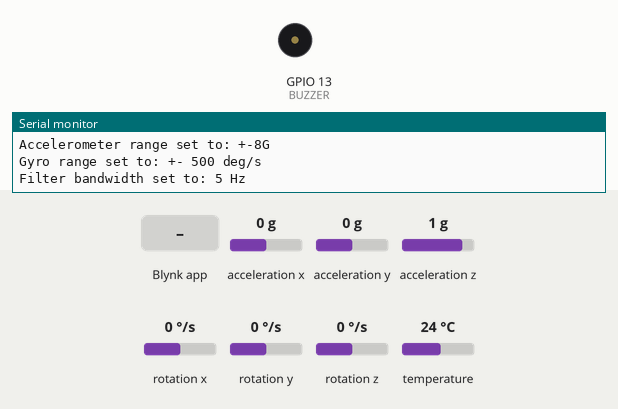
This sketch was run on a simulated ESP32. Shown: buzzer (waves = sounding, pin HIGH), the last lines printed to the serial monitor. Inputs (shaded band) come from the test bench; at power-on: rotation x 0 °/s, acceleration x 0 g, acceleration y 0 g, acceleration z 1 g, rotation y 0 °/s, rotation z 0 °/s, temperature 24 °C. WiFi joins after 1.5 s; servers stay silent unless stated.

Above: at 3.1 s.
3.2 s: Blynk app writes 1 to V0
4.9 s: rotation x set to -192 °/s
At 5.07 s:
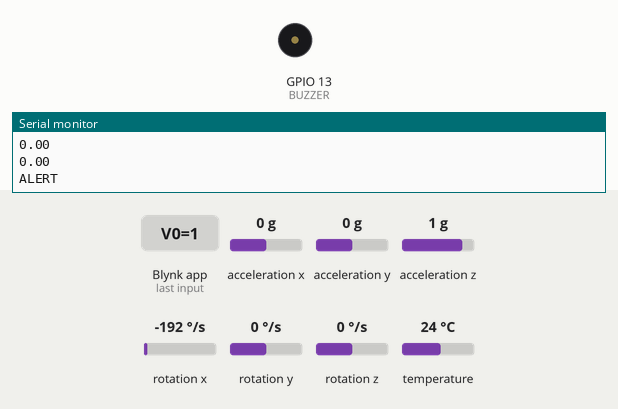
6.7 s: Blynk app writes 1 to V1
8.5 s: Blynk app writes 0 to V1
Timing chart, 0 to 11.0 s (numbered marks = the images above; inputs shaded):
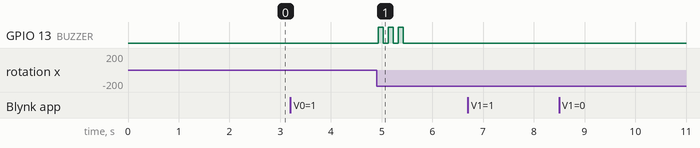

The sketch:

Bouncr_ESP32_v9.ino
```cpp
/*
     vcc = 3.3v
     Gnd = gnd
     int = 5
     scl = a5
     sda = a4
*/
const int BUZZER = 13;
// BLYNK SETUP

//Max's Blynk
/*#define BLYNK_TEMPLATE_ID "TMPL2-AKaaB7"
#define BLYNK_DEVICE_NAME "Bouncr"
#define BLYNK_AUTH_TOKEN "k8-BHDDbDrB77xaAVKYt-erj64TwJa3J"*/

//Jack's Blynk
#define BLYNK_TEMPLATE_ID "TMPL6Pulgxk1"
#define BLYNK_DEVICE_NAME "Bouncr"
#define BLYNK_AUTH_TOKEN "nNBPrdOAuy2iYulg2RK_9Dm9Ejsl4qt3"

// Comment this out to disable prints and save space
#define BLYNK_PRINT Serial

// Libraries
#include <WiFi.h>
#include <WiFiClient.h>
#include <BlynkSimpleEsp32.h>
#include "Wire.h"
#include <Adafruit_MPU6050.h>
#include <Adafruit_Sensor.h>

char auth[] = BLYNK_AUTH_TOKEN;

// your WiFi credentials.
// set password to "" for open networks.
//Lab Wifi
//char ssid[] = "HP Setup";
//char pass[] = "detkin101";
//Simon's Hotspot
//char ssid[] = "iPhone (2)";
//char pass[] = "12345678";
//Air Penn
char ssid[] = "AirPennNet-Device";
char pass[] = "penn1740wifi";

int initButtonVal = 0;
int sensButtonVal = 0;

Adafruit_MPU6050 mpu;

int16_t ax, ay, az;
int16_t gx, gy, gz;

double valax;
double valay;
double valaz;

double ix;
double iy;
double iz;
bool state;
bool ready = false;
double thresh = 0.3;
bool moved = true;

BLYNK_WRITE(V0) {
  initButtonVal = param.asInt();
  if (initButtonVal == 1) {
    Serial.println("BUTTON PRESSED");
    ix = valax;
    iy = valay;
    iz = valaz;
    ready = true;
    moved = false;

    Serial.println(ix);
    Serial.println(iy);
    Serial.println(iz);
  } else {
    Serial.println("----");
    if (ready) {
      Blynk.virtualWrite(V2, 0);
    }
  }
}

BLYNK_WRITE(V1) {
  sensButtonVal = param.asInt();
  if (sensButtonVal == 1) {
    Serial.println("HIGH SENSITIVITY");
    thresh = 0.1;
  } else {
    Serial.println("LOW SENSITIVITY");
    thresh = 0.3;
  }
}

void setup(void) {
  Serial.begin(115200);
  pinMode(BUZZER, OUTPUT);
  while (!Serial)
    delay(10);  // will pause Zero, Leonardo, etc until serial console opens

  Serial.println("Adafruit MPU6050 test!");

  // Try to initialize!
  if (!mpu.begin()) {
    Serial.println("Failed to find MPU6050 chip");
    while (1) {
      delay(10);
    }
  }
  Serial.println("MPU6050 Found!");

  mpu.setAccelerometerRange(MPU6050_RANGE_8_G);
  Serial.print("Accelerometer range set to: ");
  switch (mpu.getAccelerometerRange()) {
    case MPU6050_RANGE_2_G:
      Serial.println("+-2G");
      break;
    case MPU6050_RANGE_4_G:
      Serial.println("+-4G");
      break;
    case MPU6050_RANGE_8_G:
      Serial.println("+-8G");
      break;
    case MPU6050_RANGE_16_G:
      Serial.println("+-16G");
      break;
  }
  mpu.setGyroRange(MPU6050_RANGE_500_DEG);
  Serial.print("Gyro range set to: ");
  switch (mpu.getGyroRange()) {
    case MPU6050_RANGE_250_DEG:
      Serial.println("+- 250 deg/s");
      break;
    case MPU6050_RANGE_500_DEG:
      Serial.println("+- 500 deg/s");
      break;
    case MPU6050_RANGE_1000_DEG:
      Serial.println("+- 1000 deg/s");
      break;
    case MPU6050_RANGE_2000_DEG:
      Serial.println("+- 2000 deg/s");
      break;
  }

  mpu.setFilterBandwidth(MPU6050_BAND_5_HZ);
  Serial.print("Filter bandwidth set to: ");
  switch (mpu.getFilterBandwidth()) {
    case MPU6050_BAND_260_HZ:
      Serial.println("260 Hz");
      break;
    case MPU6050_BAND_184_HZ:
      Serial.println("184 Hz");
      break;
    case MPU6050_BAND_94_HZ:
      Serial.println("94 Hz");
      break;
    case MPU6050_BAND_44_HZ:
      Serial.println("44 Hz");
      break;
    case MPU6050_BAND_21_HZ:
      Serial.println("21 Hz");
      break;
    case MPU6050_BAND_10_HZ:
      Serial.println("10 Hz");
      break;
    case MPU6050_BAND_5_HZ:
      Serial.println("5 Hz");
      break;
  }

  Serial.println("");

  Blynk.begin(auth, ssid, pass);
  Blynk.connectWiFi(ssid, pass);
  delay(100);

}

void loop() {
  Blynk.run();

  sensors_event_t a, g, temp;
  mpu.getEvent(&a, &g, &temp);

  valax = g.gyro.x;
  valay = g.gyro.y;
  valaz = g.gyro.z;

  /*Serial.println("INTIALS");
  Serial.println(ix);
  Serial.println(iy);
  Serial.println(iz);
  Serial.println("FINALS");
  Serial.println(valax);
  Serial.println(valay);
  Serial.println(valaz);
  Serial.println("OTHERS");
  Serial.println(thresh);
  Serial.println(ready);
  Serial.println(moved);*/


  if((valax > ix+thresh || valax < ix-thresh || valay > iy+thresh || valay < iy-thresh || valaz > iz+thresh || valaz < iz-thresh) && ready && !moved) {
    Serial.println("ALERT");
    Blynk.virtualWrite(V2, 1);
    Blynk.logEvent("notify", "ALERT: YOUR DRINK HAS BEEN TAMPERED WITH!!!");
    moved = true;
    for(int i = 0; i<3; i++){
        digitalWrite(BUZZER, HIGH);
        delay(100);
        digitalWrite(BUZZER, LOW);
        delay(100);
      }

    Serial.println("ax: ");
    Serial.println(valax);
    Serial.println("ay:");
    Serial.println(valay);
    Serial.println("az: ");
    Serial.println(valaz);
    Serial.println("");
    Serial.println("");
    Serial.println("ix: ");
    Serial.println(ix);
    Serial.println("iy: ");
    Serial.println(iy);
    Serial.println("iz: ");
    Serial.println(iz);
  }


  // TEST serial output
  //Serial.println("x: "+valax);
  //Serial.println("y: "+valay);
  //Serial.println("z: "+valaz);
  delay(500);
}
```

Measured:
- after the input at 4.9 s, GPIO 13 (BUZZER): alternates HIGH for 0.10 s and LOW for 0.10 s, 6 changes in all, then stays LOW, starting at once
